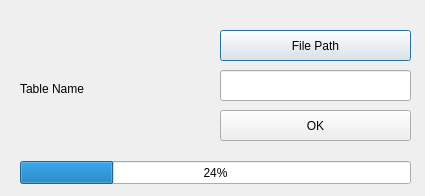
<?xml version="1.0" encoding="UTF-8"?>
<ui version="4.0">
 <class>ExportInsert</class>
 <widget class="QDialog" name="ExportInsert">
  <property name="geometry">
   <rect>
    <x>0</x>
    <y>0</y>
    <width>425</width>
    <height>196</height>
   </rect>
  </property>
  <property name="windowTitle">
   <string>Dialog</string>
  </property>
  <widget class="QPushButton" name="pushButton">
   <property name="geometry">
    <rect>
     <x>220</x>
     <y>30</y>
     <width>191</width>
     <height>31</height>
    </rect>
   </property>
   <property name="text">
    <string>File Path</string>
   </property>
  </widget>
  <widget class="QLabel" name="label_3">
   <property name="geometry">
    <rect>
     <x>20</x>
     <y>81</y>
     <width>111</width>
     <height>16</height>
    </rect>
   </property>
   <property name="text">
    <string>Table Name</string>
   </property>
  </widget>
  <widget class="QLineEdit" name="line_bomName">
   <property name="geometry">
    <rect>
     <x>220</x>
     <y>70</y>
     <width>191</width>
     <height>31</height>
    </rect>
   </property>
  </widget>
  <widget class="QProgressBar" name="progressBar">
   <property name="geometry">
    <rect>
     <x>20</x>
     <y>161</y>
     <width>391</width>
     <height>23</height>
    </rect>
   </property>
   <property name="value">
    <number>24</number>
   </property>
  </widget>
  <widget class="QPushButton" name="btn_ok">
   <property name="geometry">
    <rect>
     <x>220</x>
     <y>110</y>
     <width>191</width>
     <height>31</height>
    </rect>
   </property>
   <property name="text">
    <string>OK</string>
   </property>
  </widget>
 </widget>
 <resources/>
 <connections/>
</ui>
